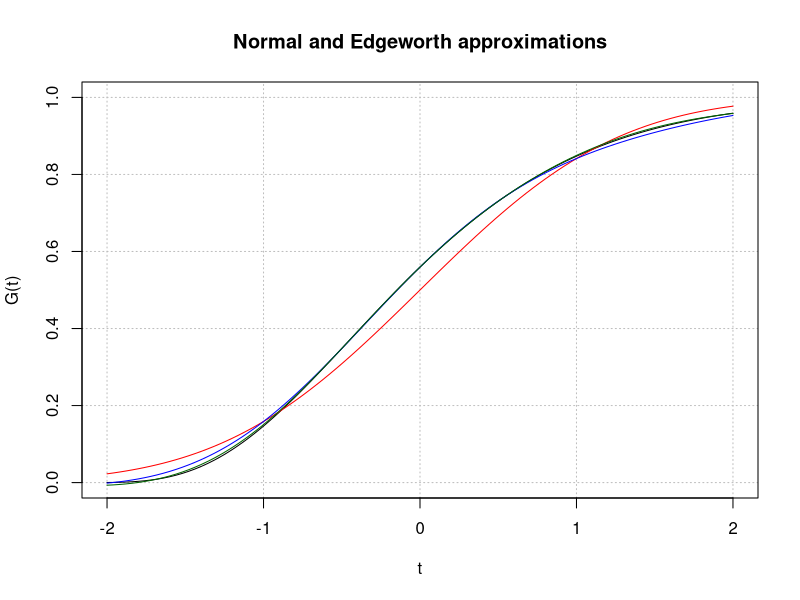

This figure's R source: (Note: this script raises an error after producing the figure.)
#####################################################################
# NAME:  Chris Bilder                                               #
# DATE:  11-15-07                                                   #
# UPDATE:                                                           #
# PURPOSE: Edgeworth example from p. 32-33 of Ferguson (1996)       #
#                                                                   #
# NOTES:                                                            #
#####################################################################

#####################################################################

t<-seq(from = -2, to = 2, by = 0.2) # Number of  stand. from mean
beta1<-2
beta2<-6
n<-5

#CLT approximation
clt.app<-pnorm(q = t, mean = 0, sd = 1)

#Edgeworth with 2 terms
E1<-pnorm(q = t, mean = 0, sd = 1) - beta1*(t^2-1)/(6*sqrt(n))*dnorm(x = t, mean = 0, sd = 1)

#Edgeworth with 3 terms
E2<-E1 - ( beta2*(t^3-3*t)/(24*n) + beta1^2*(t^5 - 10*t^3 + 15*t)/(72*n) )*dnorm(x = t, mean = 0, sd = 1)

#X_bar ~ Gamma(n,1) in BMA's notation.  Therefore, use mu +- (# stand. dev. from mean)*(stand. dev.) = mu +- t*sqrt(1/n) 
exact<-pgamma(q = 1+t/sqrt(5), shape = n, scale = 1/n)  

#Table 1 of Ferguson on p. 33 - compare the approximations
round(data.frame(t, clt.app, E1, E2, exact),3)

#Max differences:
round(data.frame(max.clt = max(abs(clt.app - exact)), max.E1 = max(abs(E1 - exact)), max.E2 = max(abs(E2 - exact))),3)
#Ferguson (1996) says max difference for E2 is 0.005 because they replace negative E2 values with 0.  


#CDF plot - remember that the expr part of curve() needs to have an "x"
curve(expr = pgamma(q = 1+x/sqrt(5), shape = n, scale = 1/n), xlim = c(-2, 2), col = "black", ylab = "G(t)", lwd = 1, ylim = c(0,1), xlab = "t",
      panel.first = grid(nx = NULL, ny = NULL, col="gray", lty="dotted"), main = "Normal and Edgeworth approximations")
curve(expr = pnorm(q = x, mean = 0, sd = 1), xlim = c(-2, 2), col = "red", add = TRUE)
curve(expr = pnorm(q = x, mean = 0, sd = 1) - beta1*(x^2-1)/(6*sqrt(n))*dnorm(x = x, mean = 0, sd = 1), 
      xlim = c(-2, 2), col = "blue", add = TRUE)
curve(expr = pnorm(q = x, mean = 0, sd = 1) - beta1*(x^2-1)/(6*sqrt(n))*dnorm(x = x, mean = 0, sd = 1)
      - ( beta2*(x^3-3*x)/(24*n) + beta1^2*(x^5 - 10*x^3 + 15*x)/(72*n) )*dnorm(x = x, mean = 0, sd = 1), 
      xlim = c(-2, 2), col = "darkgreen", add = TRUE)
legend(locator(1), legend = c("Exact", "CLT", "Edgeworth 1", "Edgeworth 2"), col=c("black", "red","blue", "darkgreen"),  
       bty="n", lwd=c(1,1,1,1), cex=0.75)

           







#
